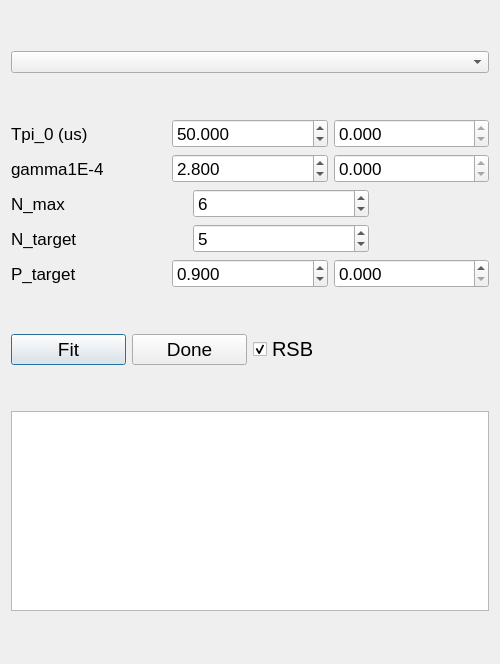
<?xml version="1.0" encoding="UTF-8"?>
<ui version="4.0">
 <class>fit_fock</class>
 <widget class="QDialog" name="fit_fock">
  <property name="geometry">
   <rect>
    <x>0</x>
    <y>0</y>
    <width>500</width>
    <height>664</height>
   </rect>
  </property>
  <property name="maximumSize">
   <size>
    <width>500</width>
    <height>16777215</height>
   </size>
  </property>
  <property name="windowTitle">
   <string>Dialog</string>
  </property>
  <layout class="QGridLayout" name="gridLayout">
   <item row="0" column="0" colspan="2">
    <widget class="QComboBox" name="comboBox_chooseFile"/>
   </item>
   <item row="1" column="0" colspan="2">
    <layout class="QGridLayout" name="gridLayout_2">
     <item row="2" column="0">
      <layout class="QHBoxLayout" name="horizontalLayout_4">
       <item>
        <widget class="QLabel" name="label_Tpi_2">
         <property name="font">
          <font>
           <pointsize>13</pointsize>
          </font>
         </property>
         <property name="text">
          <string>N_max</string>
         </property>
        </widget>
       </item>
       <item>
        <widget class="QDoubleSpinBox" name="SpinBox_Nmax">
         <property name="font">
          <font>
           <pointsize>13</pointsize>
          </font>
         </property>
         <property name="decimals">
          <number>0</number>
         </property>
         <property name="maximum">
          <double>30.000000000000000</double>
         </property>
         <property name="value">
          <double>6.000000000000000</double>
         </property>
        </widget>
       </item>
       <item>
        <spacer name="horizontalSpacer">
         <property name="orientation">
          <enum>Qt::Horizontal</enum>
         </property>
         <property name="sizeType">
          <enum>QSizePolicy::Preferred</enum>
         </property>
         <property name="sizeHint" stdset="0">
          <size>
           <width>120</width>
           <height>20</height>
          </size>
         </property>
        </spacer>
       </item>
      </layout>
     </item>
     <item row="1" column="0">
      <layout class="QHBoxLayout" name="horizontalLayout_3">
       <item>
        <widget class="QLabel" name="label_phase">
         <property name="font">
          <font>
           <pointsize>13</pointsize>
          </font>
         </property>
         <property name="text">
          <string>gamma1E-4</string>
         </property>
        </widget>
       </item>
       <item>
        <widget class="QDoubleSpinBox" name="SpinBox_gamma_1">
         <property name="font">
          <font>
           <pointsize>13</pointsize>
          </font>
         </property>
         <property name="decimals">
          <number>3</number>
         </property>
         <property name="maximum">
          <double>999.990000000000009</double>
         </property>
         <property name="singleStep">
          <double>0.010000000000000</double>
         </property>
         <property name="value">
          <double>2.800000000000000</double>
         </property>
        </widget>
       </item>
       <item>
        <widget class="QDoubleSpinBox" name="SpinBox_gamma_2">
         <property name="font">
          <font>
           <pointsize>13</pointsize>
          </font>
         </property>
         <property name="readOnly">
          <bool>true</bool>
         </property>
         <property name="decimals">
          <number>3</number>
         </property>
         <property name="maximum">
          <double>999.990000000000009</double>
         </property>
        </widget>
       </item>
      </layout>
     </item>
     <item row="4" column="0">
      <layout class="QHBoxLayout" name="horizontalLayout_6">
       <item>
        <widget class="QLabel" name="label_Tpi_4">
         <property name="font">
          <font>
           <pointsize>13</pointsize>
          </font>
         </property>
         <property name="text">
          <string>P_target</string>
         </property>
        </widget>
       </item>
       <item>
        <widget class="QDoubleSpinBox" name="SpinBox_Ptarget_1">
         <property name="font">
          <font>
           <pointsize>13</pointsize>
          </font>
         </property>
         <property name="decimals">
          <number>3</number>
         </property>
         <property name="maximum">
          <double>30.000000000000000</double>
         </property>
         <property name="singleStep">
          <double>0.010000000000000</double>
         </property>
         <property name="value">
          <double>0.900000000000000</double>
         </property>
        </widget>
       </item>
       <item>
        <widget class="QDoubleSpinBox" name="SpinBox_Ptarget_2">
         <property name="font">
          <font>
           <pointsize>13</pointsize>
          </font>
         </property>
         <property name="decimals">
          <number>3</number>
         </property>
         <property name="maximum">
          <double>30.000000000000000</double>
         </property>
        </widget>
       </item>
      </layout>
     </item>
     <item row="0" column="0">
      <layout class="QHBoxLayout" name="horizontalLayout_2">
       <item>
        <widget class="QLabel" name="label_a">
         <property name="font">
          <font>
           <pointsize>13</pointsize>
          </font>
         </property>
         <property name="text">
          <string>Tpi_0 (us)</string>
         </property>
        </widget>
       </item>
       <item>
        <widget class="QDoubleSpinBox" name="SpinBox_Omega_1">
         <property name="font">
          <font>
           <pointsize>13</pointsize>
          </font>
         </property>
         <property name="decimals">
          <number>3</number>
         </property>
         <property name="maximum">
          <double>999.990000000000009</double>
         </property>
         <property name="singleStep">
          <double>0.100000000000000</double>
         </property>
         <property name="value">
          <double>50.000000000000000</double>
         </property>
        </widget>
       </item>
       <item>
        <widget class="QDoubleSpinBox" name="SpinBox_Omega_2">
         <property name="font">
          <font>
           <pointsize>13</pointsize>
          </font>
         </property>
         <property name="readOnly">
          <bool>true</bool>
         </property>
         <property name="decimals">
          <number>3</number>
         </property>
         <property name="maximum">
          <double>999.990000000000009</double>
         </property>
        </widget>
       </item>
      </layout>
     </item>
     <item row="3" column="0">
      <layout class="QHBoxLayout" name="horizontalLayout_5">
       <item>
        <widget class="QLabel" name="label_Tpi_3">
         <property name="font">
          <font>
           <pointsize>13</pointsize>
          </font>
         </property>
         <property name="text">
          <string>N_target</string>
         </property>
        </widget>
       </item>
       <item>
        <widget class="QDoubleSpinBox" name="SpinBox_Ntarget">
         <property name="font">
          <font>
           <pointsize>13</pointsize>
          </font>
         </property>
         <property name="decimals">
          <number>0</number>
         </property>
         <property name="maximum">
          <double>30.000000000000000</double>
         </property>
         <property name="value">
          <double>5.000000000000000</double>
         </property>
        </widget>
       </item>
       <item>
        <spacer name="horizontalSpacer_2">
         <property name="orientation">
          <enum>Qt::Horizontal</enum>
         </property>
         <property name="sizeType">
          <enum>QSizePolicy::Preferred</enum>
         </property>
         <property name="sizeHint" stdset="0">
          <size>
           <width>120</width>
           <height>20</height>
          </size>
         </property>
        </spacer>
       </item>
      </layout>
     </item>
    </layout>
   </item>
   <item row="2" column="0">
    <layout class="QHBoxLayout" name="horizontalLayout">
     <item>
      <widget class="QPushButton" name="fitButton">
       <property name="font">
        <font>
         <pointsize>14</pointsize>
        </font>
       </property>
       <property name="text">
        <string>Fit</string>
       </property>
       <property name="shortcut">
        <string>Ctrl+F</string>
       </property>
      </widget>
     </item>
     <item>
      <widget class="QPushButton" name="DoneButton">
       <property name="font">
        <font>
         <pointsize>14</pointsize>
        </font>
       </property>
       <property name="text">
        <string>Done</string>
       </property>
       <property name="shortcut">
        <string>Ctrl+F</string>
       </property>
      </widget>
     </item>
    </layout>
   </item>
   <item row="2" column="1">
    <widget class="QCheckBox" name="checkBox_RSB">
     <property name="font">
      <font>
       <pointsize>15</pointsize>
      </font>
     </property>
     <property name="text">
      <string>RSB</string>
     </property>
     <property name="checked">
      <bool>true</bool>
     </property>
    </widget>
   </item>
   <item row="3" column="0" colspan="2">
    <widget class="QTextBrowser" name="textFitResult">
     <property name="maximumSize">
      <size>
       <width>16777215</width>
       <height>200</height>
      </size>
     </property>
    </widget>
   </item>
   <item row="4" column="0" colspan="2">
    <layout class="QVBoxLayout" name="verticalLayout_3"/>
   </item>
  </layout>
 </widget>
 <resources/>
 <connections/>
</ui>
